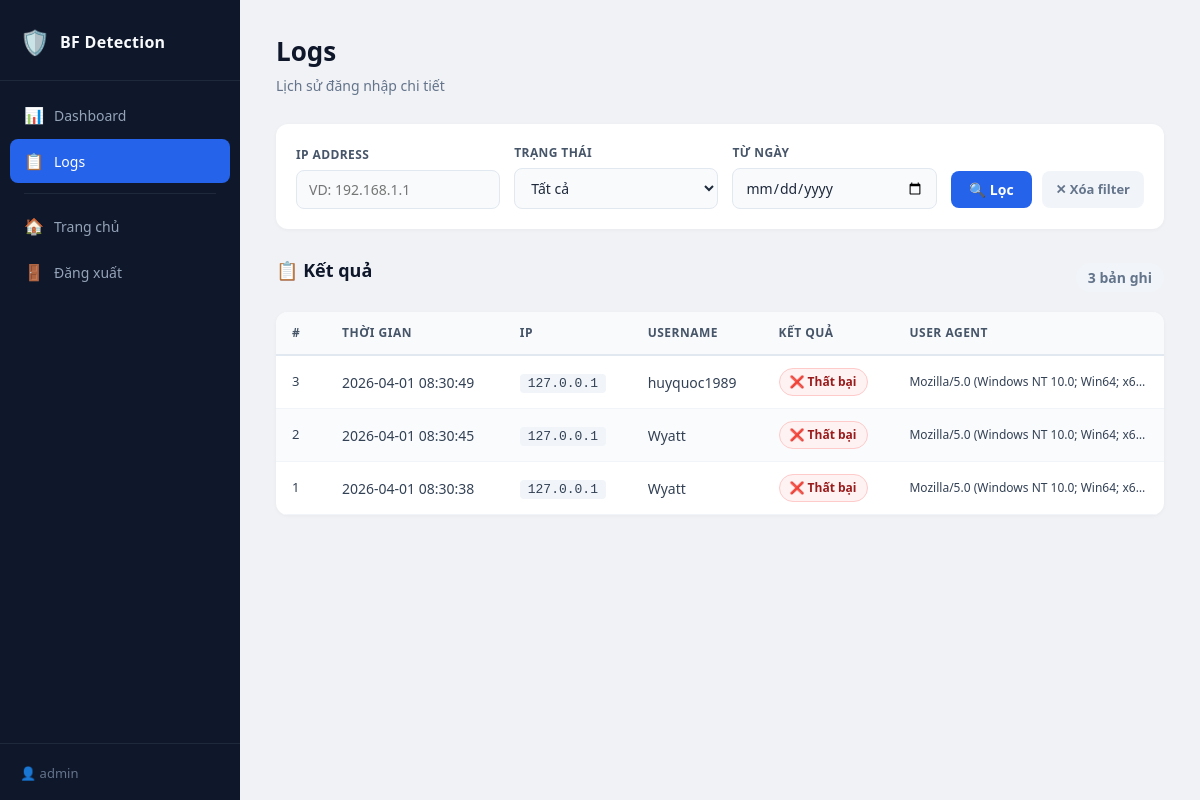
Before: /admin/logs (signed in) with the older database file.
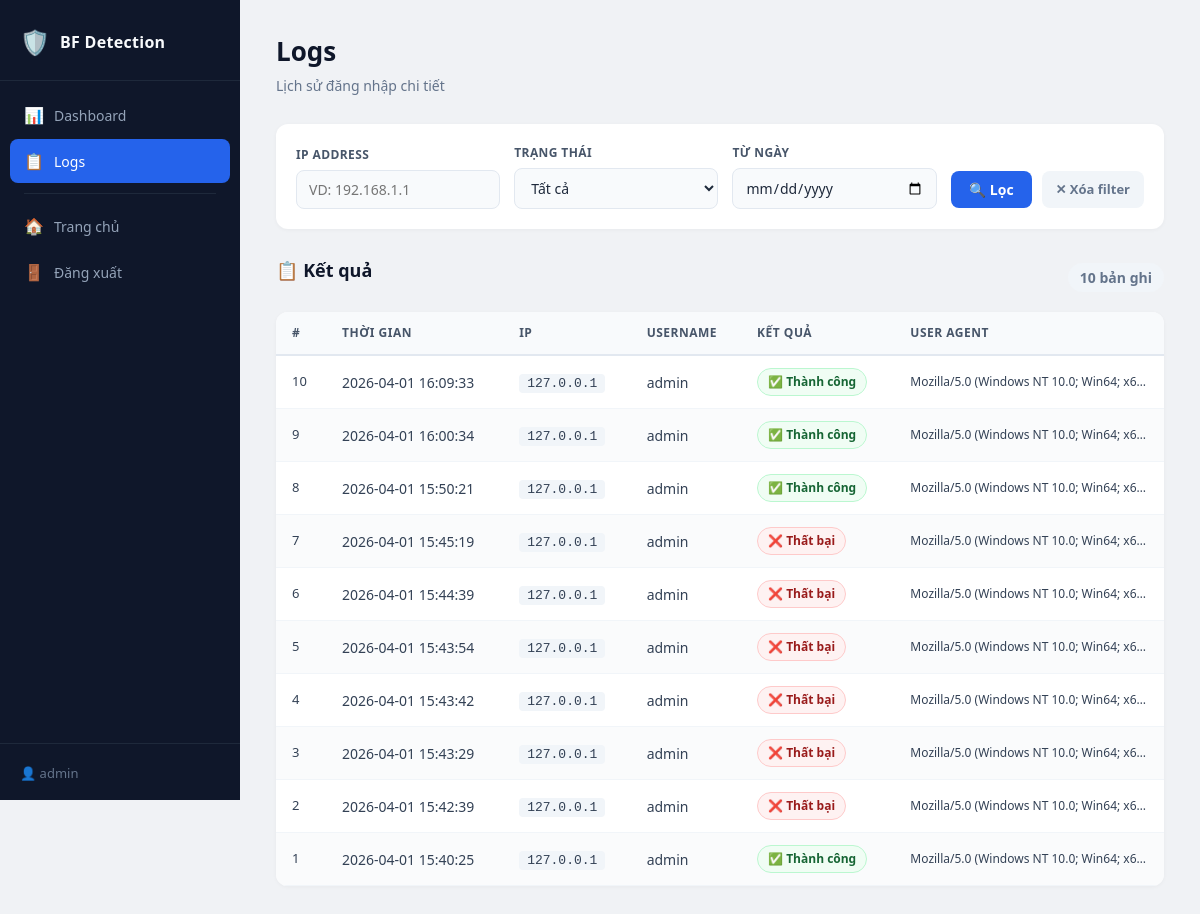
After: the same page with the newer database file.
### models/login_attempt.py (models this page shows, shortened)
class LoginAttempt(db.Model):
    __tablename__ = "login_attempts"
    id = db.Column(db.Integer, primary_key=True, autoincrement=True)
    ip_address = db.Column(db.String(45), nullable=False)
    username = db.Column(db.String(80), nullable=True)
    success = db.Column(db.Boolean, default=False)
    timestamp = db.Column(db.DateTime, default=datetime.utcnow)
    user_agent = db.Column(db.String(255), nullable=True)

### routes/admin.py (the view)
@admin_bp.route("/logs", methods=["GET"])
def logs():
    user = _require_login()
    if user is None:
        return redirect("/login")
    filter_ip = request.args.get("ip", "").strip()
    filter_status = request.args.get("status", "").strip()
    filter_from = request.args.get("from", "").strip()
    query = LoginAttempt.query
    if filter_ip:
        query = query.filter(LoginAttempt.ip_address == filter_ip)
    if filter_status == "success":
        query = query.filter(LoginAttempt.success == True)  # noqa: E712
    elif filter_status == "failed":
        query = query.filter(LoginAttempt.success == False)  # noqa: E712
    if filter_from:
        try:
            from_date = datetime.strptime(filter_from, "%Y-%m-%d")
            query = query.filter(LoginAttempt.timestamp >= from_date)
        except ValueError:
            pass  # ignore bad date format
    results = query.order_by(LoginAttempt.timestamp.desc()).limit(100).all()
    total_results = query.count()
    return render_template(
        "admin/logs.html",
        user=user,
        results=results,
        total_results=total_results,
        filter_ip=filter_ip,
        filter_status=filter_status,
        filter_from=filter_from,
    )

### routes/admin.py (called while the page is built)
def _require_login():
    user_id = session.get("user_id")
    if user_id is None:
        return None
    return User.query.get(user_id)

### templates/admin/logs.html (shortened to what the changed rows need)
<!DOCTYPE html>
<html lang="vi">
<head>
    <link rel="stylesheet" href="{{ url_for('static', filename='style.css') }}">
</head>
<body class="admin-body">
    <main class="admin-main">
        <header class="admin-header">
            <h1>Logs</h1>
        </header>
        <section class="admin-section">
            <div class="section-header-row">
                <h2 class="section-title">📋 Kết quả</h2>
                <span class="results-count">{{ total_results }} bản ghi</span>
            </div>
            {% if results %}
            <div class="table-wrapper">
                <table class="admin-table" id="logs-table">
                    <thead>
                        <tr>
                            <th>#</th>
                            <th>Thời gian</th>
                            <th>IP</th>
                            <th>Username</th>
                            <th>Kết quả</th>
                            <th>User Agent</th>
                        </tr>
                    </thead>
                    <tbody>
                        {% for log in results %}
                        <tr>
                            <td class="td-id">{{ log.id }}</td>
                            <td class="td-nowrap">{{ log.timestamp.strftime('%Y-%m-%d %H:%M:%S') }}</td>
                            <td><code>{{ log.ip_address }}</code></td>
                            <td>{{ log.username or '—' }}</td>
                            <td>
                                {% if log.success %}
                                <span class="badge badge-success">✅ Thành công</span>
                                {% else %}
                                <span class="badge badge-failed">❌ Thất bại</span>
                                {% endif %}
                            </td>
                            <td class="td-ua">{{ log.user_agent or '—' }}</td>
                        </tr>
                        {% endfor %}
                    </tbody>
                </table>
            </div>
            {% else %}
            <div class="empty-state">
                <span class="empty-icon">🔍</span>
                <p>Không tìm thấy bản ghi nào phù hợp</p>
            </div>
            {% endif %}
        </section>
    </main>
</body>
</html>

Changed rows visible on the page:
added LoginAttempt: id "10", timestamp "2026-04-01 16:09:33", ip_address "127.0.0.1", username "admin", success "✅ Thành công", user_agent "Mozilla/5.0 (Windows NT 10.0; Win64; x6…"
added LoginAttempt: id "9", timestamp "2026-04-01 16:00:34", ip_address "127.0.0.1", username "admin", success "✅ Thành công", user_agent "Mozilla/5.0 (Windows NT 10.0; Win64; x6…"
added LoginAttempt: id "8", timestamp "2026-04-01 15:50:21", ip_address "127.0.0.1", username "admin", success "✅ Thành công", user_agent "Mozilla/5.0 (Windows NT 10.0; Win64; x6…"
added LoginAttempt: id "7", timestamp "2026-04-01 15:45:19", ip_address "127.0.0.1", username "admin", success "❌ Thất bại", user_agent "Mozilla/5.0 (Windows NT 10.0; Win64; x6…"
added LoginAttempt: id "6", timestamp "2026-04-01 15:44:39", ip_address "127.0.0.1", username "admin", success "❌ Thất bại", user_agent "Mozilla/5.0 (Windows NT 10.0; Win64; x6…"
added LoginAttempt: id "5", timestamp "2026-04-01 15:43:54", ip_address "127.0.0.1", username "admin", success "❌ Thất bại", user_agent "Mozilla/5.0 (Windows NT 10.0; Win64; x6…"
added LoginAttempt: id "4", timestamp "2026-04-01 15:43:42", ip_address "127.0.0.1", username "admin", success "❌ Thất bại", user_agent "Mozilla/5.0 (Windows NT 10.0; Win64; x6…"
changed LoginAttempt id 3: timestamp "2026-04-01 08:30:49" → "2026-04-01 15:43:29"; username "huyquoc1989" → "admin"
changed LoginAttempt id 2: timestamp "2026-04-01 08:30:45" → "2026-04-01 15:42:39"; username "Wyatt" → "admin"
changed LoginAttempt id 1: timestamp "2026-04-01 08:30:38" → "2026-04-01 15:40:25"; username "Wyatt" → "admin"; success "❌ Thất bại" → "✅ Thành công"
Other visible differences:
{{ total_results }}: "3" → "10"
